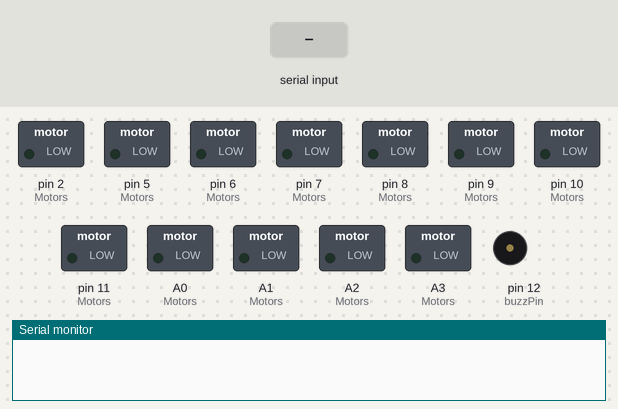
This sketch was run on a simulated Arduino Uno, built with avr-gcc and run on an emulated ATmega328P. Parts: switched loads named in the sketch (green lamp = pin HIGH), buzzer (waves = sounding), the last lines printed to the serial monitor. Inputs (shaded band) come from the test bench.

Above: at 1.9 s.
2.0 s: "F" received over the second serial link
At 2.3 s:
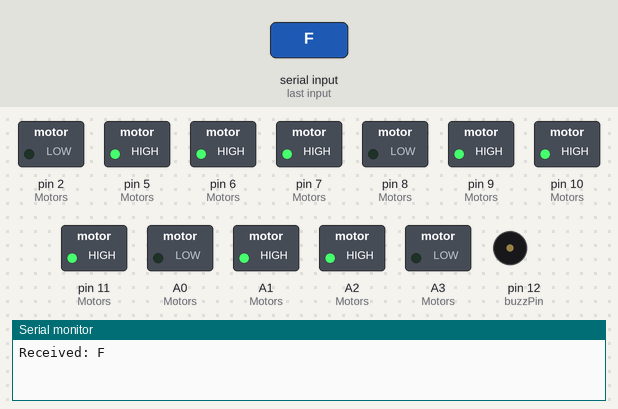
3.5 s: "B" received over the second serial link
At 4.7 s:
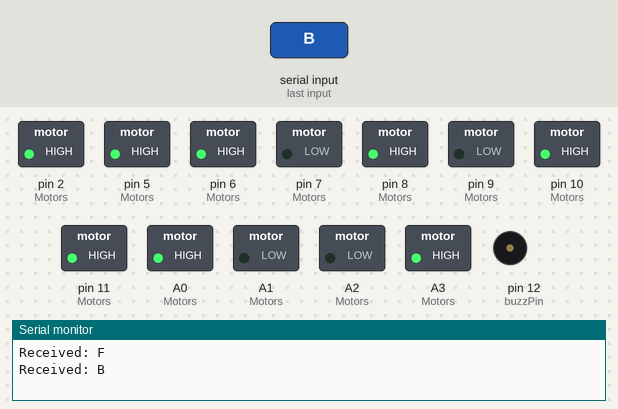
5.0 s: "L" received over the second serial link
At 5.8 s:
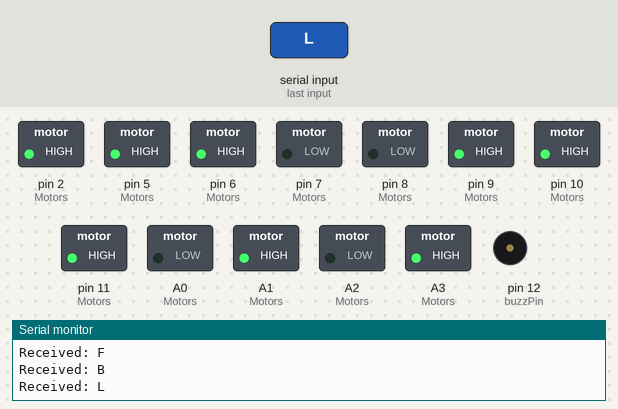
6.5 s: "R" received over the second serial link
At 6.9 s:
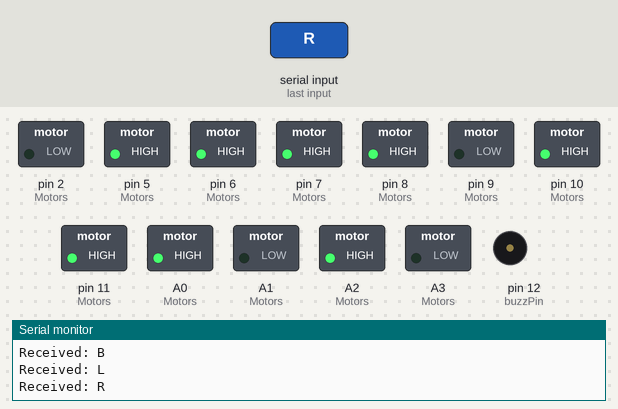
8.0 s: "S" received over the second serial link
At 9.2 s:
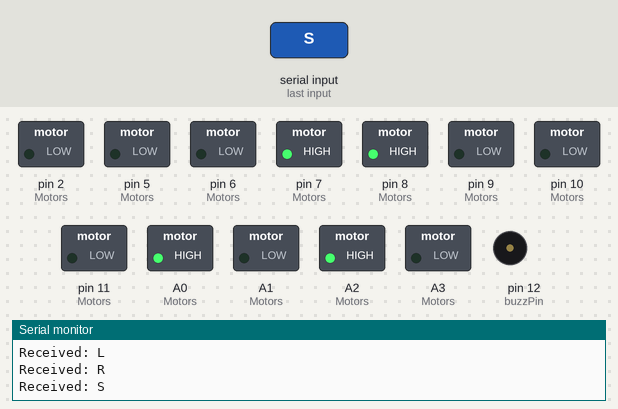
9.5 s: "G" received over the second serial link
At 10.4 s:
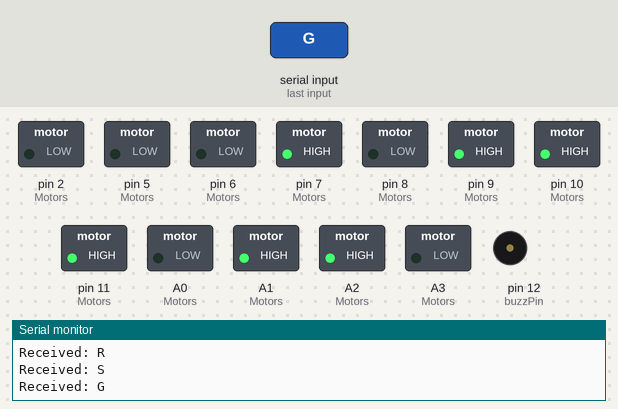
Timing chart, 0 to 12.0 s (numbered marks = the images above; inputs shaded):
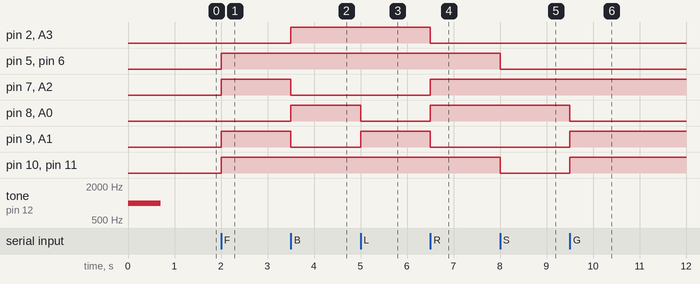

The sketch:

BLUETOOTH_CONTROL_BOT.ino
```cpp
#include <SoftwareSerial.h>
SoftwareSerial Bluetooth(4, 3);

struct Motor {
  uint8_t ENPin;
  uint8_t INPin1;
  uint8_t INPin2;
};
int maxSpeed = 255, avSpeed = 128, buzzPin = 12;

Motor Motors[] = {
  { 10, 9, 8 },
  { 5, 7, 2 },
  { 6, A2, A3 },
  { 11, A1, A0 }
};


void setup() {
  // put your setup code here, to run once:
  Serial.begin(115200);
  Bluetooth.begin(9600);

  for (int i = 0; i < sizeof(Motors) / sizeof(Motors[0]); i++) {
    pinMode(Motors[i].ENPin, OUTPUT);
    pinMode(Motors[i].INPin1, OUTPUT);
    pinMode(Motors[i].INPin2, OUTPUT);
  }
  tone(buzzPin, 1000);
  delay(700);
  noTone(buzzPin);
}

void loop() {
  bool soundOn = false;
  unsigned long soundStart = 0;
  const int validSoundDuration = 200;

  while (Bluetooth.available()) {
    char command = Bluetooth.read();
    Serial.print("Received: ");
    Serial.print(command);
    Serial.print("\n\n");

    switch (command) {
      case 'F':
        moveForward();
        break;

      case 'B':
        moveBackward();
        break;

      case 'L':
        turnLeft();
        break;

      case 'R':
        turnRight();
        break;

      case 'S':
        stop();
        break;

      case 'G':
        forwardLeft();
        break;

      case 'H':
        backwardLeft();
        break;

      case 'I':
        forwardRight();
        break;

      case 'J':
        backwardRight();
        break;

      case 'V':
        tone(buzzPin, 200);
        soundOn = true;
        soundStart = millis();
        break;

      default:
        noTone(buzzPin);
    }

    if(soundOn && (millis() - soundStart >= validSoundDuration)){
      noTone(buzzPin);
      soundOn = false;
    }
  }
}


void moveForward() {  // All motors rotate backwards
  for (int i = 0; i < sizeof(Motors) / sizeof(Motors[0]); i++) {
    analogWrite(Motors[i].ENPin, maxSpeed);
    digitalWrite(Motors[i].INPin1, HIGH);
    digitalWrite(Motors[i].INPin2, LOW);
  }
}


void moveBackward() {  // All motors rotate backwards
  for (int i = 0; i < sizeof(Motors) / sizeof(Motors[0]); i++) {
    analogWrite(Motors[i].ENPin, maxSpeed);
    digitalWrite(Motors[i].INPin1, LOW);
    digitalWrite(Motors[i].INPin2, HIGH);
  }
}


void turnRight() {  // Left motors rotate forward and Right motors rotate backwards
  for (int i = 0; i < sizeof(Motors) / sizeof(Motors[0]); i++) {
    analogWrite(Motors[i].ENPin, maxSpeed);
  }

  digitalWrite(Motors[0].INPin1, LOW);
  digitalWrite(Motors[0].INPin2, HIGH);

  digitalWrite(Motors[1].INPin1, HIGH);
  digitalWrite(Motors[1].INPin2, LOW);

  digitalWrite(Motors[2].INPin1, HIGH);
  digitalWrite(Motors[2].INPin2, LOW);

  digitalWrite(Motors[3].INPin1, LOW);
  digitalWrite(Motors[3].INPin2, HIGH);
}  // EOF


void forwardRight() {  // Left motors rotate forward and Right motors stop
  analogWrite(Motors[0].ENPin, 0);
  analogWrite(Motors[1].ENPin, maxSpeed);
  analogWrite(Motors[2].ENPin, maxSpeed);
  analogWrite(Motors[3].ENPin, 0);

  digitalWrite(Motors[1].INPin1, HIGH);  // Motor 1
  digitalWrite(Motors[1].INPin2, LOW);

  digitalWrite(Motors[2].INPin1, HIGH);  // Motor 4
  digitalWrite(Motors[2].INPin2, LOW);
}  // EOF


void backwardRight() {  // Left motors rotate backwards and Right motors stop
  analogWrite(Motors[0].ENPin, 0);
  analogWrite(Motors[1].ENPin, maxSpeed);
  analogWrite(Motors[2].ENPin, maxSpeed);
  analogWrite(Motors[3].ENPin, 0);

  digitalWrite(Motors[1].INPin1, LOW);  // Motor 1
  digitalWrite(Motors[1].INPin2, HIGH);

  digitalWrite(Motors[2].INPin1, LOW);  // Motor 4
  digitalWrite(Motors[2].INPin2, HIGH);
}  // EOF


void turnLeft() {  // Left motors rotate backwards and Right motors rotate forward
  for (int i = 0; i < sizeof(Motors) / sizeof(Motors[0]); i++) {
    analogWrite(Motors[i].ENPin, maxSpeed);
  }

  digitalWrite(Motors[0].INPin1, HIGH);
  digitalWrite(Motors[0].INPin2, LOW);

  digitalWrite(Motors[1].INPin1, LOW);
  digitalWrite(Motors[1].INPin2, HIGH);

  digitalWrite(Motors[2].INPin1, LOW);
  digitalWrite(Motors[2].INPin2, HIGH);

  digitalWrite(Motors[3].INPin1, HIGH);
  digitalWrite(Motors[3].INPin2, LOW);
}  // EOF

void forwardLeft() {  // Left motors stop and Right motors rotate forward
  analogWrite(Motors[0].ENPin, maxSpeed);
  analogWrite(Motors[1].ENPin, 0);
  analogWrite(Motors[2].ENPin, 0);
  analogWrite(Motors[3].ENPin, maxSpeed);

  digitalWrite(Motors[0].INPin1, HIGH);  // Motor 1
  digitalWrite(Motors[0].INPin2, LOW);

  digitalWrite(Motors[3].INPin1, HIGH);  // Motor 4
  digitalWrite(Motors[3].INPin2, LOW);
}  // EOF


void backwardLeft() {  // Left motors stop and Right motors rotate backward
  analogWrite(Motors[0].ENPin, maxSpeed);
  analogWrite(Motors[1].ENPin, 0);
  analogWrite(Motors[2].ENPin, 0);
  analogWrite(Motors[3].ENPin, maxSpeed);

  digitalWrite(Motors[1].INPin1, LOW);  // Motor 1
  digitalWrite(Motors[1].INPin2, HIGH);

  digitalWrite(Motors[2].INPin1, LOW);  // Motor 4
  digitalWrite(Motors[2].INPin2, HIGH);
}  // EOF


void stop() {  // The enable pins of all motors are disabled
  for (int i = 0; i < sizeof(Motors) / sizeof(Motors[0]); i++) {
    analogWrite(Motors[i].ENPin, 0);
  }
}  // EOF
```

Measured:
- after the input at 2.0 s, pin 5 (Motors), pin 6 (Motors), pin 7 (Motors), pin 9 (Motors), pin 10 (Motors), pin 11 (Motors), A1 (Motors), A2 (Motors): LOW → HIGH at once
- after the input at 3.5 s, pin 2 (Motors), pin 8 (Motors), A0 (Motors), A3 (Motors): LOW → HIGH at once; pin 7 (Motors), pin 9 (Motors), A1 (Motors), A2 (Motors): HIGH → LOW at once
- after the input at 5.0 s, pin 8 (Motors), A0 (Motors): HIGH → LOW at once; pin 9 (Motors), A1 (Motors): LOW → HIGH at once
- after the input at 6.5 s, pin 2 (Motors), pin 9 (Motors), A1 (Motors), A3 (Motors): HIGH → LOW at once; pin 7 (Motors), pin 8 (Motors), A0 (Motors), A2 (Motors): LOW → HIGH at once
- after the input at 8.0 s, pin 5 (Motors), pin 6 (Motors), pin 10 (Motors), pin 11 (Motors): HIGH → LOW at once
- after the input at 9.5 s, pin 8 (Motors), A0 (Motors): HIGH → LOW at once; pin 9 (Motors), pin 10 (Motors), pin 11 (Motors), A1 (Motors): LOW → HIGH at once
